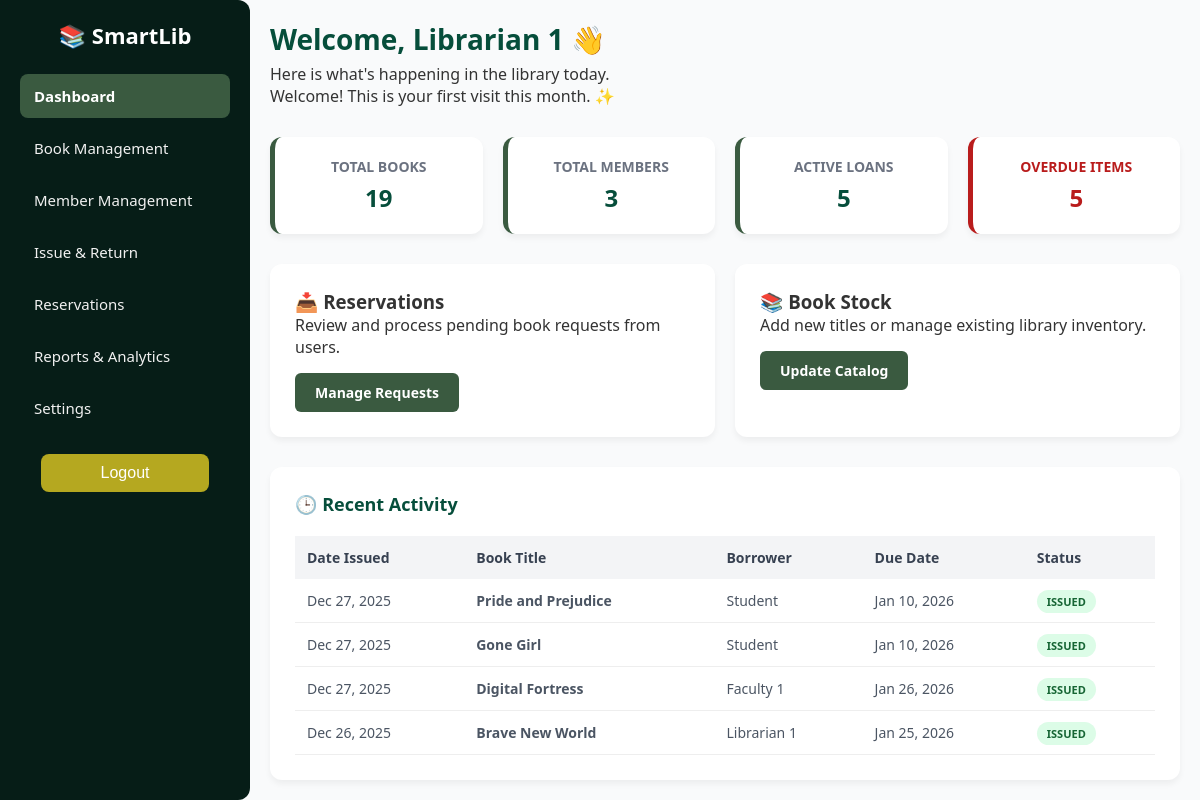
The page /librarian/librarian-dashboard.php (signed in) on the database its author committed.
### tables this page shows
CREATE TABLE `issued_books` (
  `issue_id` int(11) NOT NULL,
  `member_id` int(11) NOT NULL,
  `book_id` int(11) NOT NULL,
  `issue_date` date DEFAULT NULL,
  `due_date` date DEFAULT NULL,
  `return_date` date DEFAULT NULL,
  `status` enum('issued','returned','overdue','requested') DEFAULT 'issued'
);

CREATE TABLE `books` (
  `book_id` int(11) NOT NULL,
  `title` varchar(255) NOT NULL,
  `author` varchar(255) DEFAULT NULL,
  `category` varchar(255) DEFAULT NULL,
  `isbn` varchar(100) DEFAULT NULL,
  `publisher` varchar(255) DEFAULT NULL,
  `year_published` int(11) DEFAULT NULL,
  `copies_available` int(11) DEFAULT NULL,
  `status` enum('available','borrowed','requested') DEFAULT 'available'
);

CREATE TABLE `members` (
  `member_id` int(11) NOT NULL,
  `name` varchar(255) NOT NULL,
  `email` varchar(255) NOT NULL,
  `phone` varchar(100) DEFAULT NULL,
  `address` text DEFAULT NULL,
  `role` varchar(100) NOT NULL,
  `password` varchar(255) NOT NULL,
  `registration_date` varchar(100) NOT NULL
);

### librarian/librarian-dashboard.php (the view, shortened to what this page needs)
<?php
include '../SmartLib.php';
$name = $_SESSION['name'];
$totalBooks = $conn->query("SELECT COUNT(*) as total FROM books")->fetch_assoc()['total'];
$totalMembers = $conn->query("SELECT COUNT(*) as total FROM members")->fetch_assoc()['total'];
$totalIssued = $conn->query("SELECT COUNT(*) as total FROM issued_books WHERE status = 'issued'")->fetch_assoc()['total'];
$totalOverdue = $conn->query("SELECT COUNT(*) as total FROM issued_books WHERE status = 'issued' AND due_date < CURDATE()")->fetch_assoc()['total'];
$recent_sql = "SELECT ib.issue_date, b.title, m.name as member_name, ib.due_date, ib.status
               FROM issued_books ib
               JOIN books b ON ib.book_id = b.book_id
               JOIN members m ON ib.member_id = m.member_id
               ORDER BY ib.issue_date DESC, ib.issue_id DESC
               LIMIT 5";
$recent_activity = $conn->query($recent_sql);
?>
<!DOCTYPE html>
<html lang="en">
<head>
  <link rel="stylesheet" href="../assets/styles/theme.css">
  <link rel="stylesheet" href="../assets/styles/layout.css">
</head>
<body>
  <?php include '../partials/sidebar.php'; ?>
  <div class="main-content">
    <div class="content-header">
      <h1>Welcome, <?= htmlspecialchars($name); ?> 👋</h1>
      <p>Here is what's happening in the library today.</p>
      <?php if(isset($_SESSION['last_visit'])): ?>
        <p style="font-size: 0.85rem; color: #666;">
          🗓️ Your last visit: <strong><?= $_SESSION['last_visit'] ?></strong>
        </p>
      <?php else: ?>
        <p>Welcome! This is your first visit this month. ✨</p>
      <?php endif; ?>
    </div>
    <div class="stats-grid">
      <div class="stat-card">
        <h3>Total Books</h3>
        <h2><?= $totalBooks ?></h2>
      </div>
      <div class="stat-card">
        <h3>Total Members</h3>
        <h2><?= $totalMembers ?></h2>
      </div>
      <div class="stat-card">
        <h3>Active Loans</h3>
        <h2><?= $totalIssued ?></h2>
      </div>
      <div class="stat-card" style="border-left-color: #b91c1c;">
        <h3 style="color: #b91c1c;">Overdue Items</h3>
        <h2 style="color: #b91c1c;"><?= $totalOverdue ?></h2>
      </div>
    </div>
    <div class="action-grid">
      <div class="action-card">
        <h3>📥 Reservations</h3>
        <p>Review and process pending book requests from users.</p>
        <a href="reservations.php" class="btn-go">Manage Requests</a>
      </div>
      <div class="action-card">
        <h3>📚 Book Stock</h3>
        <p>Add new titles or manage existing library inventory.</p>
        <a href="book-management.php" class="btn-go">Update Catalog</a>
      </div>
    </div>
    <div class="activity-section">
      <h2 style="color: #064e3b; font-size: 18px; margin-bottom: 20px;">🕒 Recent Activity</h2>
      <table>
        <thead>
          <tr>
            <th>Date Issued</th>
            <th>Book Title</th>
            <th>Borrower</th>
            <th>Due Date</th>
            <th>Status</th>
          </tr>
        </thead>
        <tbody>
          <?php if ($recent_activity->num_rows > 0): ?>
            <?php while ($row = $recent_activity->fetch_assoc()): ?>
              <tr>
                <td><?= date("M d, Y", strtotime($row['issue_date'])) ?></td>
                <td><strong><?= htmlspecialchars($row['title']) ?></strong></td>
                <td><?= htmlspecialchars($row['member_name']) ?></td>
                <td><?= date("M d, Y", strtotime($row['due_date'])) ?></td>
                <td><span class="status-pill"><?= ucfirst($row['status']) ?></span></td>
              </tr>
            <?php endwhile; ?>
          <?php else: ?>
            <tr>
              <td colspan="5" style="text-align:center; padding: 30px;">No recent activity found.</td>
            </tr>
          <?php endif; ?>
        </tbody>
      </table>
    </div>
  </div>
</body>
</html>

### assets/styles/theme.css (style rules this page uses)
:root { --green-950: #03110d; --green-900: #061d17; --green-800: #083326; --green-700: #064e3b; --green-600: #1f5134; --green-500: #2f6b4a; --green-400: #3a5a40; --green-300: #7fbf9f; --green-200: #bfe3d1; --green-100: #e7f5ef; --accent: #10b981; --danger: #c0392b; --warning: #b5a820; --text: #333333; --muted: #555555; --bg: #f9fafb; --white: #ffffff; --shadow: 0 4px 12px rgba(0, 0, 0, 0.12); --soft-shadow: 0 6px 18px rgba(0, 0, 0, 0.14); --radius: 12px; }
* { margin: 0; padding: 0; box-sizing: border-box; }
html, body { height: 100%; font-family: "Segoe UI", Arial, sans-serif; color: var(--text); background: var(--bg); }

### assets/styles/layout.css (style rules this page uses)
.main-content { margin-left: 250px; padding: 20px; width: calc(100% - 250px); }

### librarian/librarian-dashboard.php (style rules this page uses)
.content-header { margin-bottom: 30px; }
.content-header h1 { font-size: 28px; color: #064e3b; font-weight: 700; margin-bottom: 5px; }
.stats-grid { display: grid; grid-template-columns: repeat(auto-fit, minmax(200px, 1fr)); gap: 20px; margin-bottom: 30px; }
.stat-card { background: #fff; padding: 20px; border-radius: 12px; box-shadow: 0 4px 6px rgba(0, 0, 0, 0.05); border-left: 5px solid #3a5a40; text-align: center; }
.stat-card h3 { font-size: 14px; color: #6b7280; text-transform: uppercase; }
.stat-card h2 { color: #064e3b; font-size: 24px; margin-top: 5px; }
.action-grid { display: grid; grid-template-columns: repeat(auto-fit, minmax(280px, 1fr)); gap: 20px; margin-bottom: 30px; }
.action-card { background: #fff; padding: 25px; border-radius: 12px; box-shadow: 0 4px 6px rgba(0, 0, 0, 0.05); }
.btn-go { display: inline-block; padding: 10px 20px; background: #3a5a40; color: #fff; text-decoration: none; border-radius: 6px; margin-top: 15px; font-weight: 600; font-size: 14px; }
.activity-section { background: #fff; padding: 25px; border-radius: 12px; box-shadow: 0 4px 6px rgba(0, 0, 0, 0.05); }
table { width: 100%; border-collapse: collapse; }
th { background: #f3f4f6; color: #374151; padding: 12px; text-align: left; font-size: 14px; }
td { padding: 12px; border-bottom: 1px solid #eee; font-size: 14px; color: #4b5563; }
.status-pill { padding: 4px 10px; border-radius: 20px; font-size: 11px; font-weight: bold; background: #dcfce7; color: #166534; text-transform: uppercase; }

### rows shown on the page
issued_books: issue_date "Dec 27, 2025", book.title "Pride and Prejudice", member.name "Student", due_date "Jan 10, 2026", status "ISSUED"
issued_books: issue_date "Dec 27, 2025", book.title "Gone Girl", member.name "Student", due_date "Jan 10, 2026", status "ISSUED"
issued_books: issue_date "Dec 27, 2025", book.title "Digital Fortress", member.name "Faculty 1", due_date "Jan 26, 2026", status "ISSUED"
issued_books: issue_date "Dec 26, 2025", book.title "Brave New World", member.name "Librarian 1", due_date "Jan 25, 2026", status "ISSUED"

### other values the page prints
$name "Librarian 1"
$totalBooks "19"
$totalMembers "3"
$totalIssued "5"
$totalOverdue "5"
